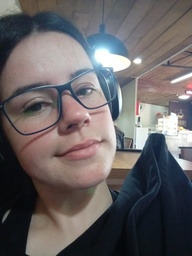
#> input picture lista3/w.jpeg, 192 x 256 px, shrunk from 960 x 1280 before the run
$ python lista3.py   (older library calls are emulated)
#> lines starting #> are read from the running program, lines starting #| are printed output that depends on the picture
import cv2
from matplotlib import pyplot as plt
import numpy as np
import os

pasta_destino = "//home/paulo/Área de Trabalho/PDI_Exercicios"

img1 = cv2.cvtColor(cv2.imread("w.jpeg"), cv2.COLOR_BGR2GRAY)
#> img1: shape (256, 192); min 6, max 255, mean 100.8
img2 = cv2.cvtColor(cv2.imread("w.jpg"), cv2.COLOR_BGR2GRAY)
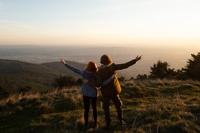
#> input picture lista3/w.jpg, 200 x 133 px, shrunk from 1000 x 667 before the run
#> img2: shape (133, 200); min 0, max 254, mean 120.8
plt.axis("off")
plt.imshow(cv2.cvtColor(img1, cv2.COLOR_BGR2RGB))
plt.axis("off")
plt.imshow(cv2.cvtColor(img2, cv2.COLOR_BGR2RGB))


def detector_bordas_sobel(imagem):
    sobel_x = np.array([[-1, 0, 1], [-2, 0, 2], [-1, 0, 1]])
    sobel_y = np.array([[-1, -2, -1], [0, 0, 0], [1, 2, 1]])
    height, width = imagem.shape
    gradient_x = np.zeros((height, width))
    gradient_y = np.zeros((height, width))
    for y in range(1, height - 1):
        for x in range(1, width - 1):
            gradient_x[y, x] = np.sum(imagem[y - 1 : y + 2, x - 1 : x + 2] * sobel_x)
            gradient_y[y, x] = np.sum(imagem[y - 1 : y + 2, x - 1 : x + 2] * sobel_y)
    gradient_magnitude = np.sqrt(gradient_x**2 + gradient_y**2)
    gradient_magnitude = (gradient_magnitude / np.max(gradient_magnitude)) * 255
    gradient_magnitude = gradient_magnitude.astype(np.uint8)
    return gradient_magnitude


def vizinhanca(image):
    smoothed = np.zeros_like(image)
    height, width = image.shape
    for y in range(1, height - 1):
        for x in range(1, width - 1):
            avg = np.mean(image[y - 1 : y + 2, x - 1 : x + 2])
            smoothed[y, x] = avg
    return smoothed


def filtro_suavizacao_media(imagem, k):
    imagem_suavizada = imagem.copy()
    altura, largura = imagem.shape[:2]
    for y in range(altura):
        for x in range(largura):
            vizinhanca = []
            for i in range(-k, k + 1):
                for j in range(-k, k + 1):
                    if (x + i >= 0 and x + i < largura) and (
                        y + j >= 0 and y + j < altura
                    ):
                        vizinhanca.append(imagem[y + j, x + i])
            media_vizinhos = np.mean(vizinhanca, axis=0)
            imagem_suavizada[y, x] = media_vizinhos
    return imagem_suavizada


def operador_laplaciano(imagem):
    laplacian_kernel = np.array([[0, 1, 0], [1, -4, 1], [0, 1, 0]])
    padded_image = np.pad(imagem, pad_width=1, mode="constant")
    laplacian_img = np.zeros_like(imagem, dtype=np.float32)
    for i in range(1, padded_image.shape[0] - 1):
        for j in range(1, padded_image.shape[1] - 1):
            neighborhood = padded_image[i - 1 : i + 2, j - 1 : j + 2]
            laplacian_img[i - 1, j - 1] = np.sum(neighborhood * laplacian_kernel)
    laplacian_img = np.abs(laplacian_img)
    laplacian_img = cv2.normalize(
        laplacian_img, None, 0, 255, cv2.NORM_MINMAX, cv2.CV_8U
    )
    return laplacian_img


def detector_bordas_roberts(imagem):
    roberts_x = np.array([[1, 0], [0, -1]])
    roberts_y = np.array([[0, 1], [-1, 0]])
    height, width = imagem.shape
    gradient_x = np.zeros((height, width))
    gradient_y = np.zeros((height, width))
    for y in range(height - 1):
        for x in range(width - 1):
            gradient_x[y, x] = np.sum(imagem[y : y + 2, x : x + 2] * roberts_x)
            gradient_y[y, x] = np.sum(imagem[y : y + 2, x : x + 2] * roberts_y)
    gradient_magnitude = np.sqrt(gradient_x**2 + gradient_y**2)
    gradient_magnitude = (gradient_magnitude / np.max(gradient_magnitude)) * 255
    gradient_magnitude = gradient_magnitude.astype(np.uint8)
    return gradient_magnitude


def detector_bordas_prewitt(imagem):
    prewitt_x = np.array([[-1, 0, 1], [-1, 0, 1], [-1, 0, 1]])
    prewitt_y = np.array([[-1, -1, -1], [0, 0, 0], [1, 1, 1]])
    height, width = imagem.shape
    gradient_x = np.zeros((height, width))
    gradient_y = np.zeros((height, width))
    for y in range(1, height - 1):
        for x in range(1, width - 1):
            gradient_x[y, x] = np.sum(imagem[y - 1 : y + 2, x - 1 : x + 2] * prewitt_x)
            gradient_y[y, x] = np.sum(imagem[y - 1 : y + 2, x - 1 : x + 2] * prewitt_y)
    gradient_magnitude = np.sqrt(gradient_x**2 + gradient_y**2)
    gradient_magnitude = (gradient_magnitude / np.max(gradient_magnitude)) * 255
    gradient_magnitude = gradient_magnitude.astype(np.uint8)
    return gradient_magnitude


img1_suave = vizinhanca(img1)
plt.axis("off")
plt.imshow(cv2.cvtColor(img1_suave, cv2.COLOR_BGR2RGB))
caminho_imagem = os.path.join(pasta_destino, "img1_suave.jpeg")
cv2.imwrite(caminho_imagem, img1_suave)

img2_suave = vizinhanca(img2)
#> after the loop in vizinhanca (call 2), `for y in range(1, height - 1):`:
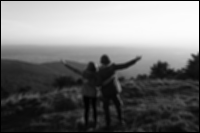
#> smoothed: shape (133, 200); min 0, max 253, mean 117.4
plt.axis("off")
plt.imshow(cv2.cvtColor(img2_suave, cv2.COLOR_BGR2RGB))
caminho_imagem = os.path.join(pasta_destino, "img2_suave.jpg")
cv2.imwrite(caminho_imagem, img2_suave)

k = 5
img2_k = filtro_suavizacao_media(img2, k)
plt.axis("off")
plt.imshow(cv2.cvtColor(img2_k, cv2.COLOR_BGR2RGB))
caminho_imagem = os.path.join(pasta_destino, "img2_k.jpg")
cv2.imwrite(caminho_imagem, img2_k)

img1_k = filtro_suavizacao_media(img1, k)
#> call 2 of filtro_suavizacao_media, with k = 5
#> after the loop in filtro_suavizacao_media (call 2), `for y in range(altura):`:
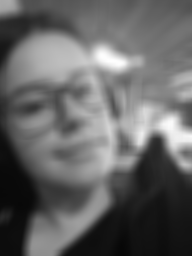
#> imagem_suavizada: shape (256, 192); min 7, max 254, mean 100.3
plt.axis("off")
plt.imshow(cv2.cvtColor(img1_k, cv2.COLOR_BGR2RGB))
caminho_imagem = os.path.join(pasta_destino, "img1_k.jpeg")
cv2.imwrite(caminho_imagem, img1_k)

img1_lap = operador_laplaciano(img1)
plt.axis("off")
plt.imshow(cv2.cvtColor(img1_lap, cv2.COLOR_BGR2RGB))
caminho_imagem = os.path.join(pasta_destino, "img1_lap.jpeg")
cv2.imwrite(caminho_imagem, img1_lap)


img2_lap = operador_laplaciano(img2)
plt.axis("off")
plt.imshow(cv2.cvtColor(img2_lap, cv2.COLOR_BGR2RGB))
caminho_imagem = os.path.join(pasta_destino, "img2_lap.jpg")
cv2.imwrite(caminho_imagem, img2_lap)

img1_rob = detector_bordas_roberts(img1)
plt.axis("off")
plt.imshow(cv2.cvtColor(img1_rob, cv2.COLOR_BGR2RGB))
caminho_imagem = os.path.join(pasta_destino, "img1_rob.jpeg")
cv2.imwrite(caminho_imagem, img1_rob)

img2_rob = detector_bordas_roberts(img2)
plt.axis("off")
plt.imshow(cv2.cvtColor(img2_rob, cv2.COLOR_BGR2RGB))
caminho_imagem = os.path.join(pasta_destino, "img2_rob.jpg")
cv2.imwrite(caminho_imagem, img2_rob)

img1_pre = detector_bordas_prewitt(img1)
#> after the loop in detector_bordas_prewitt, `for y in range(1, height - 1):`:
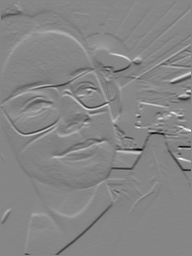
#> gradient_y: shape (256, 192) float64; min -589, max 531, mean -1.4; drawn with min black and max white
plt.axis("off")
plt.imshow(cv2.cvtColor(img1_pre, cv2.COLOR_BGR2RGB))
caminho_imagem = os.path.join(pasta_destino, "img1_pre.jpeg")
cv2.imwrite(caminho_imagem, img1_pre)

img2_pre = detector_bordas_prewitt(img2)
#> after the loop in detector_bordas_prewitt (call 2), `for y in range(1, height - 1):`:
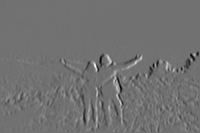
#> gradient_x: shape (133, 200) float64; min -363, max 453, mean 0.5; drawn with min black and max white
#> after the loop in detector_bordas_prewitt (call 2), `for y in range(1, height - 1):`:
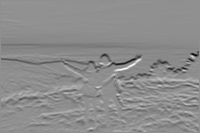
#> gradient_y: shape (133, 200) float64; min -477, max 368, mean -9.2; drawn with min black and max white
plt.axis("off")
plt.imshow(cv2.cvtColor(img2_pre, cv2.COLOR_BGR2RGB))
caminho_imagem = os.path.join(pasta_destino, "img2_pre.jpg")
cv2.imwrite(caminho_imagem, img2_pre)

img1_sob = detector_bordas_sobel(img1)
plt.axis("off")
plt.imshow(cv2.cvtColor(img1_sob, cv2.COLOR_BGR2RGB))
caminho_imagem = os.path.join(pasta_destino, "img1_sob.jpeg")
cv2.imwrite(caminho_imagem, img1_sob)

img2_sob = detector_bordas_sobel(img2)
plt.axis("off")
plt.imshow(cv2.cvtColor(img2_sob, cv2.COLOR_BGR2RGB))
caminho_imagem = os.path.join(pasta_destino, "img2_sob.jpg")
cv2.imwrite(caminho_imagem, img2_sob)
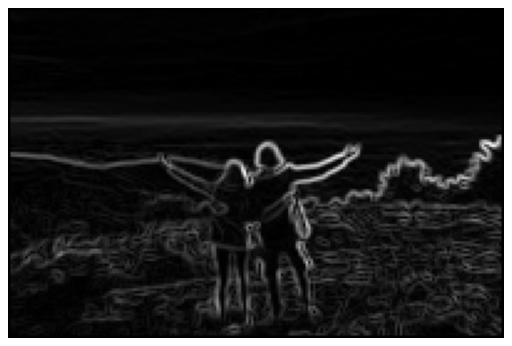
#> figure drawn by matplotlib, 1 panel
